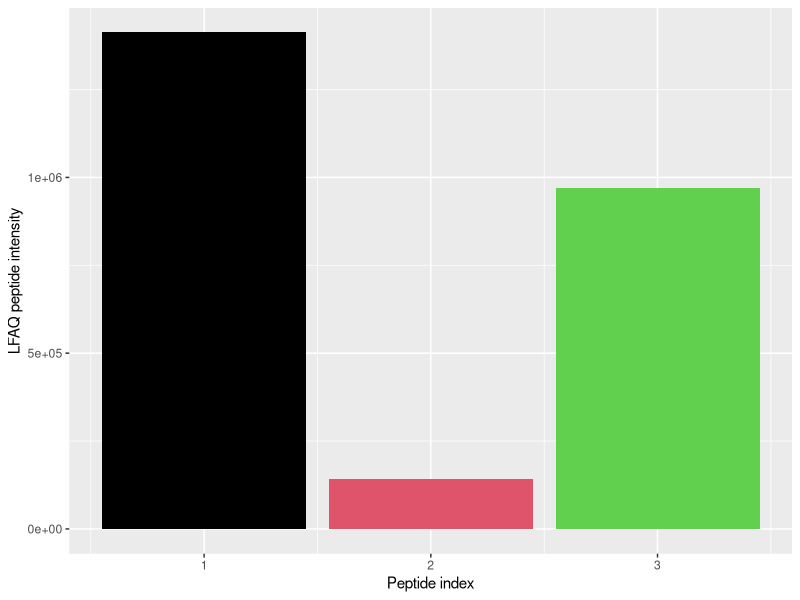

The R script that drew this image:
setwd("G:\\InHouseSourceCode\\LFAQ\\LFAQGUI\\LFAQ\\bin\\x64\\Debug")
library(ggplot2)
d<-read.table("PeptidesOfOneProtein.txt",sep="\t",header = TRUE)
Peptidesindex<-d[,1];
Intensities<-d[,2];
plotFrame<-data.frame(Peptidesindex,Intensities);
tiff(file="G:\\InHouseSourceCode\\LFAQ\\LFAQGUI\\LFAQ\\bin\\x64\\Debug/BarOfOneProtein.tiff",res=500,width=2000,height=1500,compression = "lzw")
if(length(Peptidesindex)<10){
ggplot()+geom_bar(aes(Peptidesindex,Intensities),stat = "identity",fill=Peptidesindex)+ ylab("LFAQ peptide intensity")+ xlab("Peptide index")+scale_x_continuous(breaks=Peptidesindex)
}else{
ggplot()+geom_bar(aes(Peptidesindex,Intensities),stat = "identity",fill=Peptidesindex)+ ylab("LFAQ peptide intensity")+ xlab("Peptide index")
}
dev.off()

